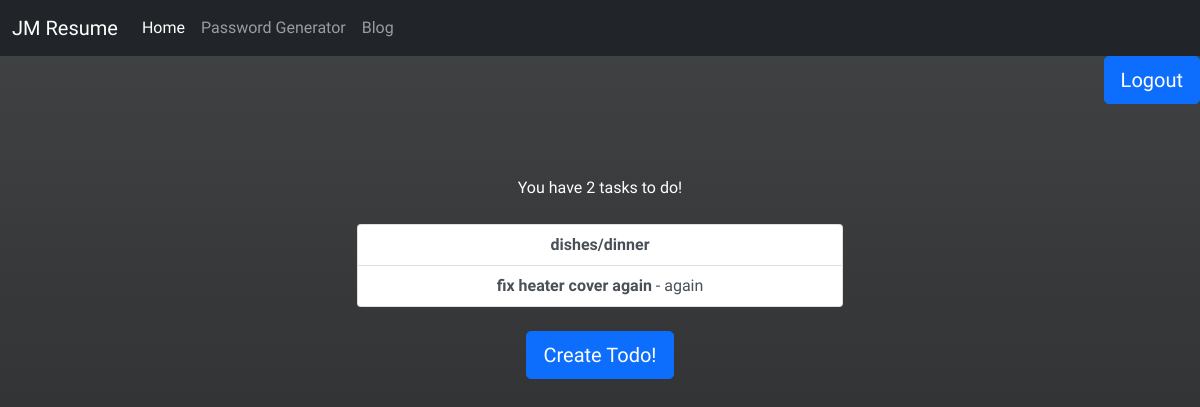
Screenshot of /todo/current/ (signed in) with the database file from the repository.
### todo/models.py (models this page shows, shortened)
class Todo(models.Model):
    title = models.CharField(max_length=50)
    memo = models.TextField(blank=True)
    priority = models.BooleanField(default=False)
    created_time = models.DateTimeField(auto_now_add=True)
    completed_time = models.DateTimeField(null=True, blank=True)
    user = models.ForeignKey(User, on_delete=models.CASCADE)

### todo/views.py (the view)
# urls.py: path('current/', views.currenttodos, name='currenttodos'),
@login_required
def currenttodos(request):
    todos = Todo.objects.filter(user=request.user, completed_time__isnull=True)
    return render(request, 'todo/currenttodos.html', {'todos': todos})

### todo/templates/todo/currenttodos.html (shortened to what this page needs)
<!DOCTYPE html>
<html lang="en">
<head>
    {% extends 'todo/mod_base.html' %}
{% block content %}
<div class="row justify-content-center mt-5">
        <div class="col-md-5 text-center">
            You have {{ todos.count }} tasks to do!
            <br>
            <br>
            {% if todos %}
                <div class="list-group">
                    {% for todo in todos %}
                        <a href="{% url 'todo:viewtodo' todo.id %}" class="list-group-item list-group-item-action"
                           {% if todo.priority %} list-group-item-action- active {% endif %}>
                           <strong>{{ todo.title }}</strong>
                            {% if todo.memo %} - {{ todo.memo|truncatechars:30 }} {% endif %}</a>
                    {% endfor %}
                </div>
            {% endif %}
            <br>
            <a role="button" class="btn btn-primary btn-lg" href="{% url 'todo:createtodo' %}">Create Todo!</a>
        </div>
</div>
{% endblock %}

### static/portfolio/custom.css (style rules this page uses)
html { height: 100%; }
body { margin: 0; font-family: 'Nova Flat', cursive; color: white; background-repeat: no-repeat; background-attachment: fixed; background: #232526; background: -webkit-linear-gradient(to bottom, #414345, #232526); background: linear-gradient(to bottom, #414345, #232526); }

### rows the page displays
Todo: title "dishes/dinner"
Todo: title "fix heater cover again", memo "again"

### other values shown
{{ todos.count }} "2"
